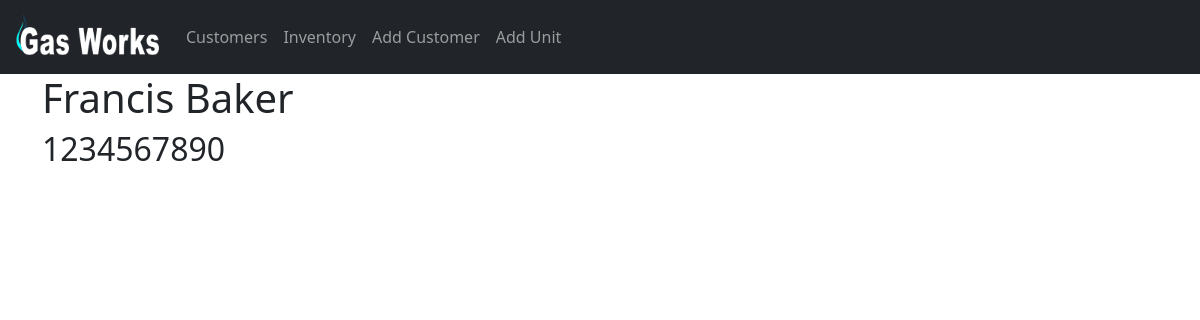
The page /customers/3 on the database its author committed.
### service/models.py (models this page shows, shortened)
class Customer(models.Model):
    first_name = models.CharField(max_length=50)
    last_name = models.CharField(max_length=50)
    phone = models.CharField(max_length=12)
    company = models.CharField(max_length=50, null=True)

### service/views.py (the view)
# urls.py: path("customers/<int:profile_id>", views.profile, name="profile"),
def profile(request, profile_id):
    profile_id = Customer.objects.get(id=profile_id)
    units = Unit.objects.filter(customer=profile_id)
    return render(request, "service/profile.html", {
        "profile_id": profile_id,
        "units": units
    })

### service/templates/service/profile.html (shortened to what this page needs)
{% extends "service/layout.html" %}
{% block body %}
    <h1>
        {{ profile_id.first_name }} {{ profile_id.last_name }}
    </h1>
    <h2>
        {{ profile_id.phone }}
    </h2>
{% endblock %}

### rows shown on the page
Customer: first_name "Francis", last_name "Baker", phone "1234567890"
